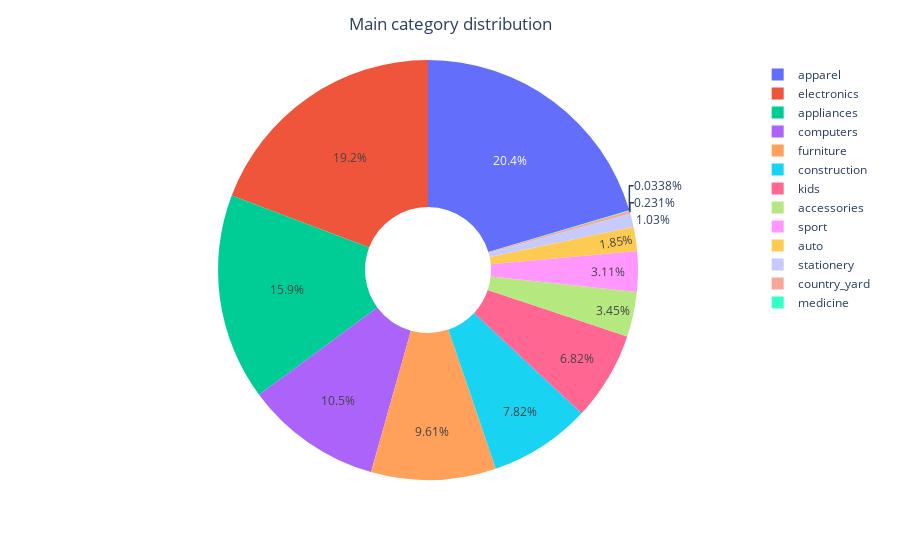

Notebook cell for this chart:
### Code cell
# Übersicht über die Haupt-Kategorien 
print('Number of main-categories: ', len(mainCat_names))
fig = px.pie(names=mainCat_names, values=mainCat_values, hole=0.3)
fig.update_layout({"title":{"text":"Main category distribution", "x":0.50}})
fig.show()

### Figure 1 — Plotly figure (JSON) as saved in the notebook; plotly's stock layout.template omitted (floating-point values rounded to 4 significant figures)
{"data": [{"domain": {"x": [0, 1], "y": [0, 1]}, "hole": 0.3, "hovertemplate": "label=%{label}<br>value=%{value}<extra></extra>", "labels": ["apparel", "electronics", "appliances", "computers", "furniture", "construction", "kids", "accessories", "sport", "auto", "stationery", "country_yard", "medicine"], "legendgroup": "", "name": "", "showlegend": true, "type": "pie", "values": [16884, 15900, 13150, 8696, 7950, 6468, 5644, 2857, 2575, 1533, 853, 191, 28]}], "layout": {"legend": {"tracegroupgap": 0}, "margin": {"t": 60}, "title": {"text": "Main category distribution", "x": 0.5}}}
